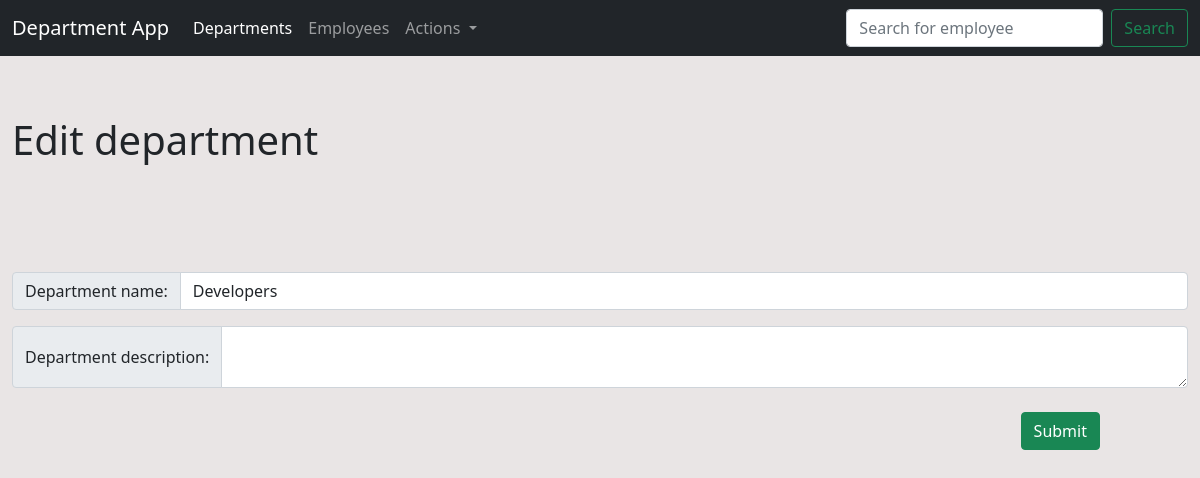
Page /departments/edit/2 on the earlier database version.
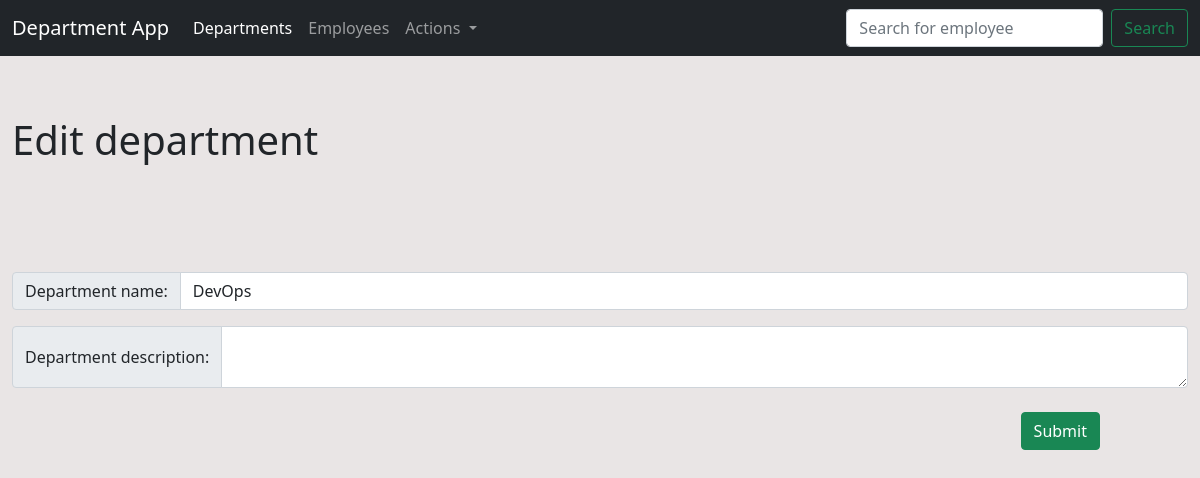
Same page on the later database version.
### department_app/models/department_model.py (models this page shows, shortened)
class Departments(db.Model):
    id = db.Column(db.Integer, primary_key = True)
    dep_name = db.Column(db.String(50), nullable = False, unique = True)
    dep_description = db.Column(db.String(150))

### department_app/views/departments_view.py (the view)
@app.route("/departments/edit/<int:dep_id>", methods = ['POST', 'GET'])
def edit_department(dep_id):
    try:
        department = Departments.query.get_or_404(dep_id)
    except:
        raise Exception('Department does not exist')
    default = [[department.dep_name, department.dep_description]]
    if request.method == 'POST':
        edit_department_func(dep_id, request.form['department_name'], request.form['department_description'])
        return redirect(url_for('departments'))
    return render_template('add_department.html', default = default, action = f'/departments/edit/{dep_id}', menu = menu, dropdown = dropdown, title = 'Edit department')

### department_app/templates/add_department.html (shortened to what this page needs)
{% extends 'base.html' %}
{% block content %}
    <section>
        <div class="container-xxl">
          <div class="row">
            <div class="col-8">
              <h1>{{ title }}</h1>
            </div>
            <div class="col-4"></div>
          </div>
        </div>
      </section>
      <section>
        <form action = "{{ action }}" method="post">
        <div class="container-xxl">
          {% for elem in default %}
            <div class="input-group mb-3">
                <span class="input-group-text" id="inputGroup-sizing-default">Department name:</span>
                <input value="{{elem[0]}}" type="text" name="department_name"class="form-control" aria-label="Sizing example input" aria-describedby="inputGroup-sizing-default">
            </div>
            <div class="input-group">
                <span class="input-group-text">Department description:</span>
                <textarea value="{{elem[1]}}" class="form-control" name="department_description" aria-label="With textarea"></textarea>
            </div>
            {% endfor %}
            <br>
            <div >
                <button type="submit" class="btn btn-success">Submit</button>
            </div>
        </div>
      </form>
    </section>
    {% endblock -%}

Differences in the rows shown:
changed Departments: department_name "Developers" → "DevOps"
